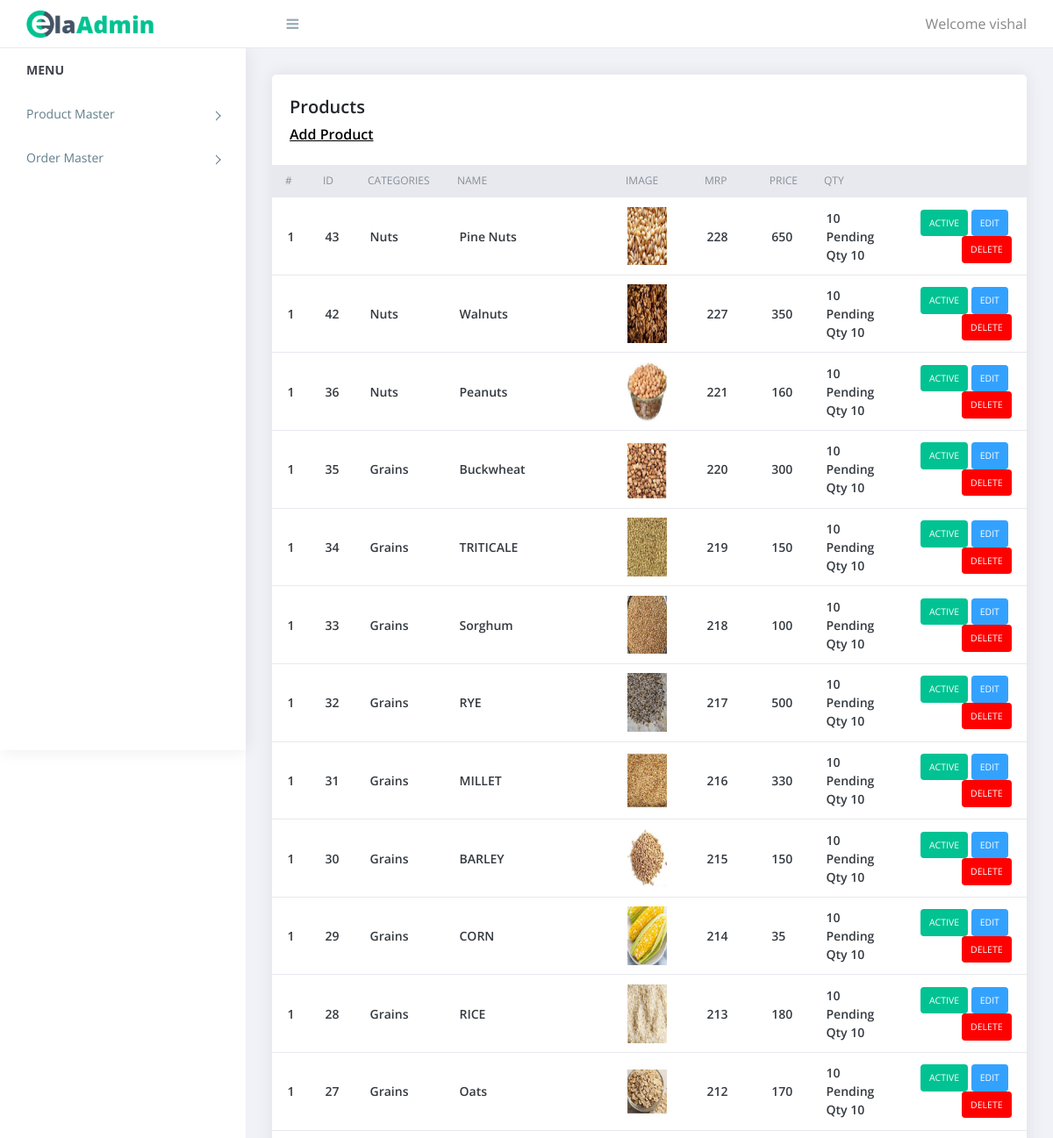
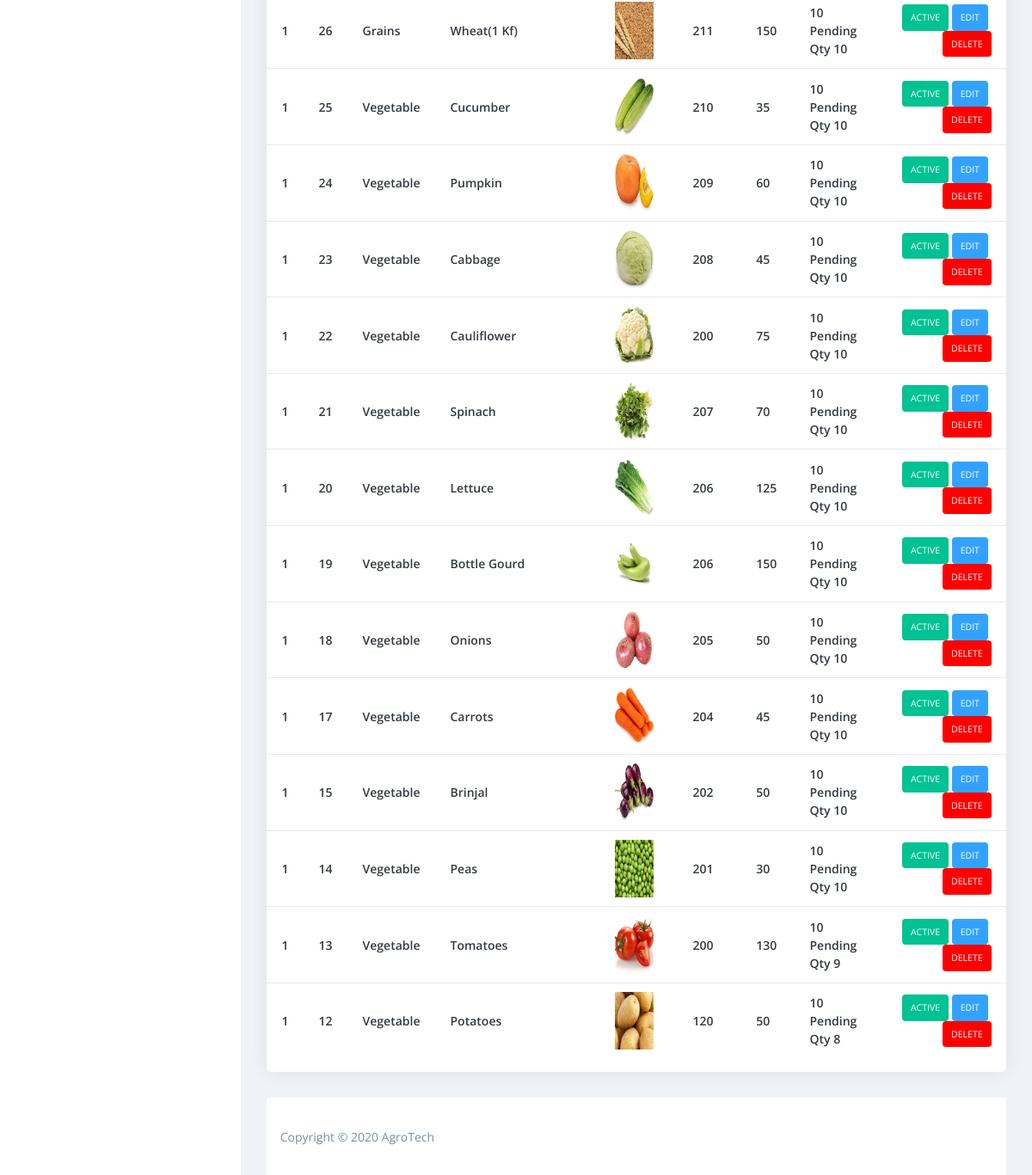
/admin/product.php (signed in), run on an earlier commit of the app's database (2 pictures, top to bottom).
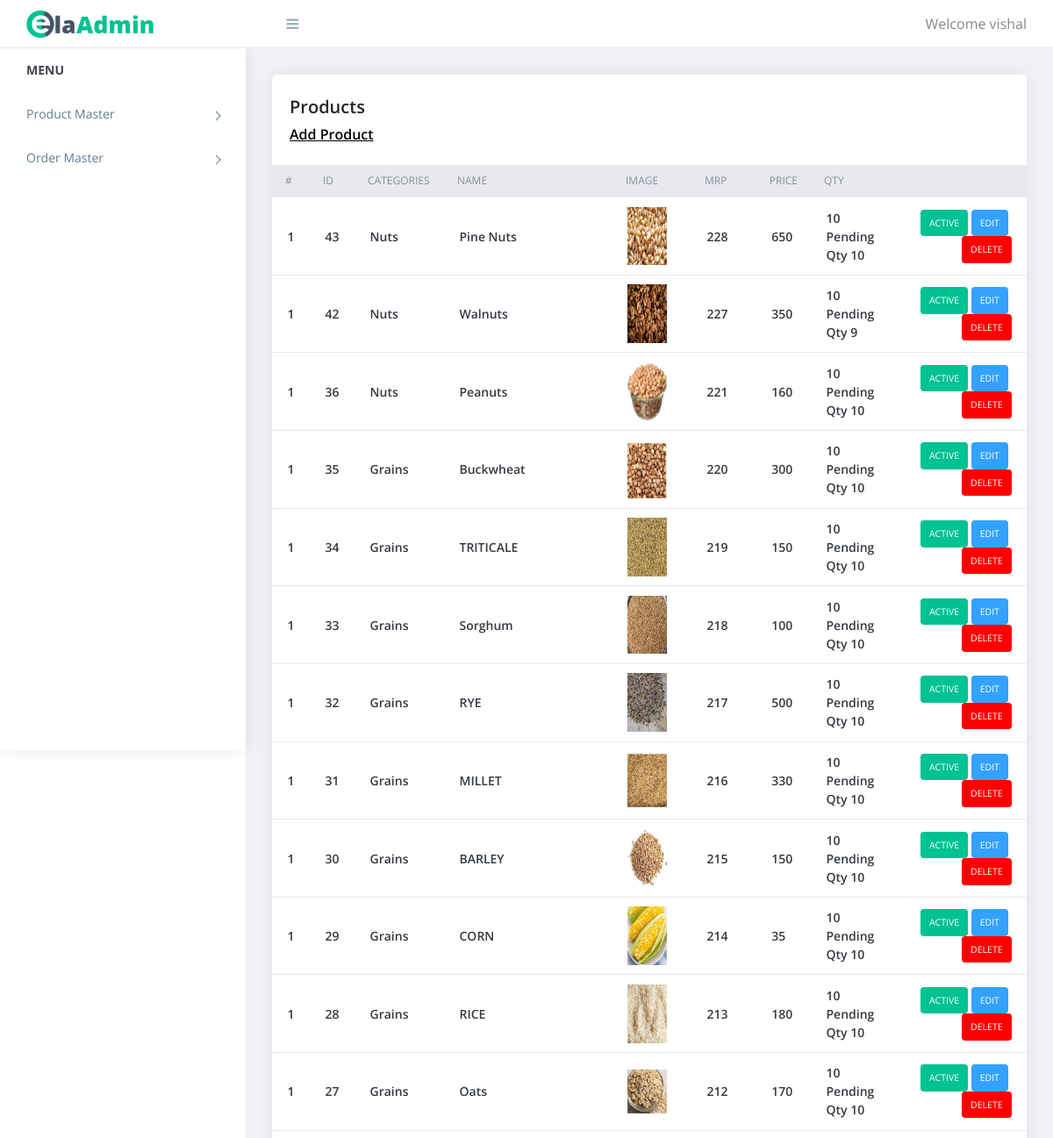
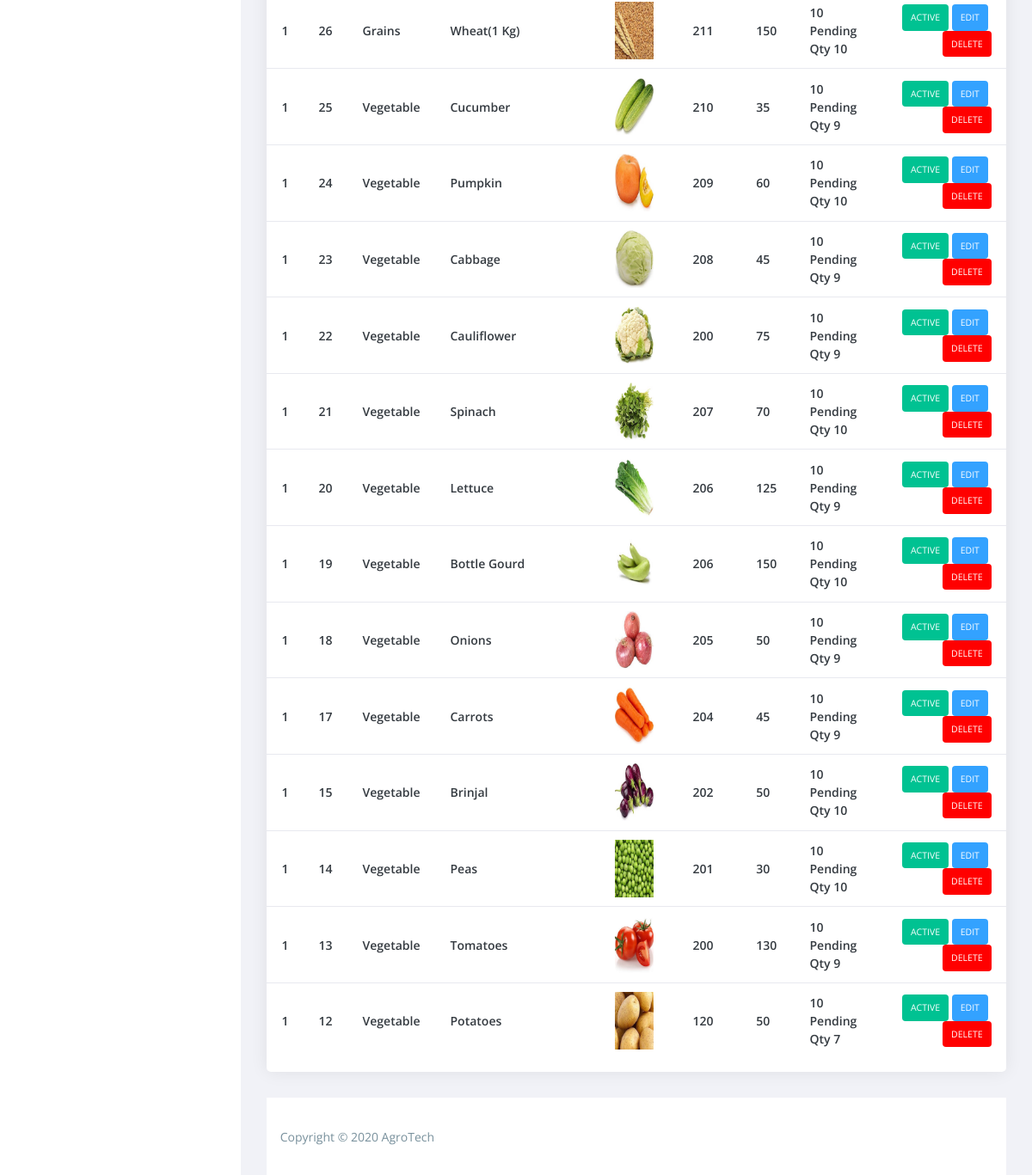
And on a later commit of the database (2 pictures, top to bottom).
### tables this page shows
CREATE TABLE `product` (
  `id` int NOT NULL,
  `categories_id` int NOT NULL,
  `sub_categories_id` int NOT NULL,
  `name` varchar(255) NOT NULL,
  `mrp` float NOT NULL,
  `price` float NOT NULL,
  `qty` int NOT NULL,
  `image` varchar(255) NOT NULL,
  `short_desc` varchar(2000) NOT NULL,
  `description` text NOT NULL,
  `best_seller` int NOT NULL,
  `meta_title` varchar(2000) NOT NULL,
  `meta_desc` varchar(2000) NOT NULL,
  `meta_keyword` varchar(2000) NOT NULL,
  `added_by` int NOT NULL,
  `status` tinyint NOT NULL,
  `Rating` int NOT NULL
);

CREATE TABLE `categories` (
  `id` int NOT NULL,
  `categories` varchar(255) NOT NULL,
  `status` tinyint NOT NULL
);

### admin/functions.inc.php (called while the page is built, shortened)
<?php
function productSoldQtyByProductId($con,$pid){
	$sql="select sum(order_detail.qty) as qty from order_detail,`order` where `order`.id=order_detail.order_id and order_detail.product_id=$pid and `order`.order_status!=4";
	$res=mysqli_query($con,$sql);
	$row=mysqli_fetch_assoc($res);
	return $row['qty'];
}
	?>

### admin/product.php (the view, shortened to what this page needs)
<?php
require('top.inc.php');
$condition='';
if($_SESSION['ADMIN_ROLE']==1){
	$condition=" and product.added_by='".$_SESSION['ADMIN_ID']."'";
}
$sql="select product.*,categories.categories from product,categories where product.categories_id=categories.id $condition order by product.id desc";
$res=mysqli_query($con,$sql);
?>
<div class="content pb-0">
	<div class="orders">
	   <div class="row">
		  <div class="col-xl-12">
			 <div class="card">
				<div class="card-body">
				   <h4 class="box-title">Products </h4>
				   <h4 class="box-link"><a href="manage_product.php">Add Product</a> </h4>
				</div>
				<div class="card-body--">
				   <div class="table-stats order-table ov-h">
					  <table class="table ">
						 <thead>
							<tr>
							   <th class="serial">#</th>
							   <th width="2%">ID</th>
							   <th width="10%">Categories</th>
							   <th width="30%">Name</th>
							   <th width="10%">Image</th>
							   <th width="10%">MRP</th>
							   <th width="7%">Price</th>
							   <th width="7%">Qty</th>
							   <th width="26%"></th>
							</tr>
						 </thead>
						 <tbody>
							<?php
							$i=1;
							while($row=mysqli_fetch_assoc($res)){?>
							<tr>
							   <td class="serial"><?php echo $i?></td>
							   <td><?php echo $row['id']?></td>
							   <td><?php echo $row['categories']?></td>
							   <td><?php echo $row['name']?></td>
							   <td><img src="<?php echo PRODUCT_IMAGE_SITE_PATH.$row['image']?>"/></td>
							   <td><?php echo $row['mrp']?></td>
							   <td><?php echo $row['price']?></td>
							   <td><?php echo $row['qty']?><br/>
							   <?php
							   $productSoldQtyByProductId=productSoldQtyByProductId($con,$row['id']);
							   $pneding_qty=$row['qty']-$productSoldQtyByProductId;
							   ?>
							   Pending Qty <?php echo $pneding_qty?>
							   </td>
							   <td>
								<?php
								if($row['status']==1){
									echo "<span class='badge badge-complete'><a href='?type=status&operation=deactive&id=".$row['id']."'>Active</a></span>&nbsp;";
								}else{
									echo "<span class='badge badge-pending'><a href='?type=status&operation=active&id=".$row['id']."'>Deactive</a></span>&nbsp;";
								}
								echo "<span class='badge badge-edit'><a href='manage_product.php?id=".$row['id']."'>Edit</a></span>&nbsp;";
								echo "<span class='badge badge-delete'><a href='?type=delete&id=".$row['id']."'>Delete</a></span>";
								?>
							   </td>
							</tr>
							<?php } ?>
						 </tbody>
					  </table>
				   </div>
				</div>
			 </div>
		  </div>
	   </div>
	</div>
</div>
<?php
require('footer.inc.php');
?>

What changed in the data, as far as the page shows it:
changed product "Walnuts": qty "10" → "9"
changed product id 26: name "Wheat(1 Kf)" → "Wheat(1 Kg)"
changed product "Cucumber": qty "10" → "9"
changed product "Cabbage": qty "10" → "9"
changed product "Cauliflower": qty "10" → "9"
changed product "Lettuce": qty "10" → "9"
changed product "Onions": qty "10" → "9"
changed product "Carrots": qty "10" → "9"
changed product "Potatoes": pneding_qty "8" → "7"
